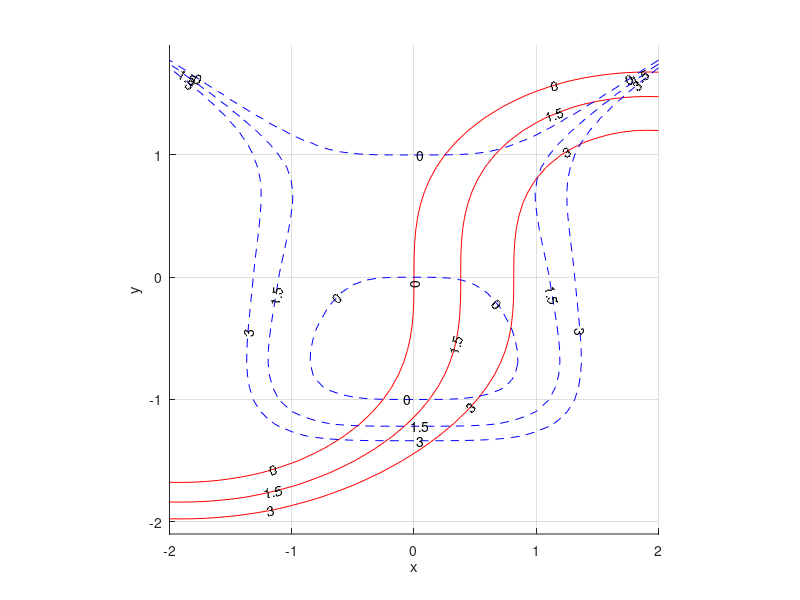

Recreate this plot in MATLAB. (Note: this script raises an error after producing the figure.)
function [z1,z2,z3,z4] = Newton_sys_test()

% This function computes the four zeros of the nonlinear system 
%
% F1(x,y) = x - y^3 + 3*sin(x) = 0
% F2(x,y) = y + x^4 - y^5      = 0
% 
% by using the Newton method for systems of nonlinear equations



    [X Y] = meshgrid(-2:0.1:2,-2:0.1:2);
    Z1 = X - Y.^3+3.0*sin(X);
    Z2 = Y + X.^4 - Y.^5;
    
    figure(1);
    clf;
    hold on
    v=[0,1.5,3];
   
    [C1,h1]= contour(X,Y,Z1,v,'-r');
    set(h1,'ShowText','on');
    
    [C2,h2]=contour(X,Y,Z2,v,'--b');
    set(h2,'ShowText','on');    
    grid on;
    axis equal;
    axis tight;
    xlabel('x');
    ylabel('y');
    
    tol = 1.0e-10;
    nmax = 100;
    x0 = [-0.5;-1.5];
    [z1,F,niter] = Newton_sys(@Ffun,@Jfun,x0,tol,nmax);
    
    x0 = [0.0;0.001];
    [z2,F,niter] = Newton_sys(@Ffun,@Jfun,x0,tol,nmax);
    
    x0 = [0.2;0.75];
    [z3,F,niter] = Newton_sys(@Ffun,@Jfun,x0,tol,nmax);
    
    x0 = [1.5;1.5];
    [z4,F,niter] = Newton_sys(@Ffun,@Jfun,x0,tol,nmax); 
    
    plot(z1(1),z1(2),'ro');
    plot(z2(1),z2(2),'ro');
    plot(z3(1),z3(2),'ro');
    plot(z4(1),z4(2),'ro');
    
    
    return;
end